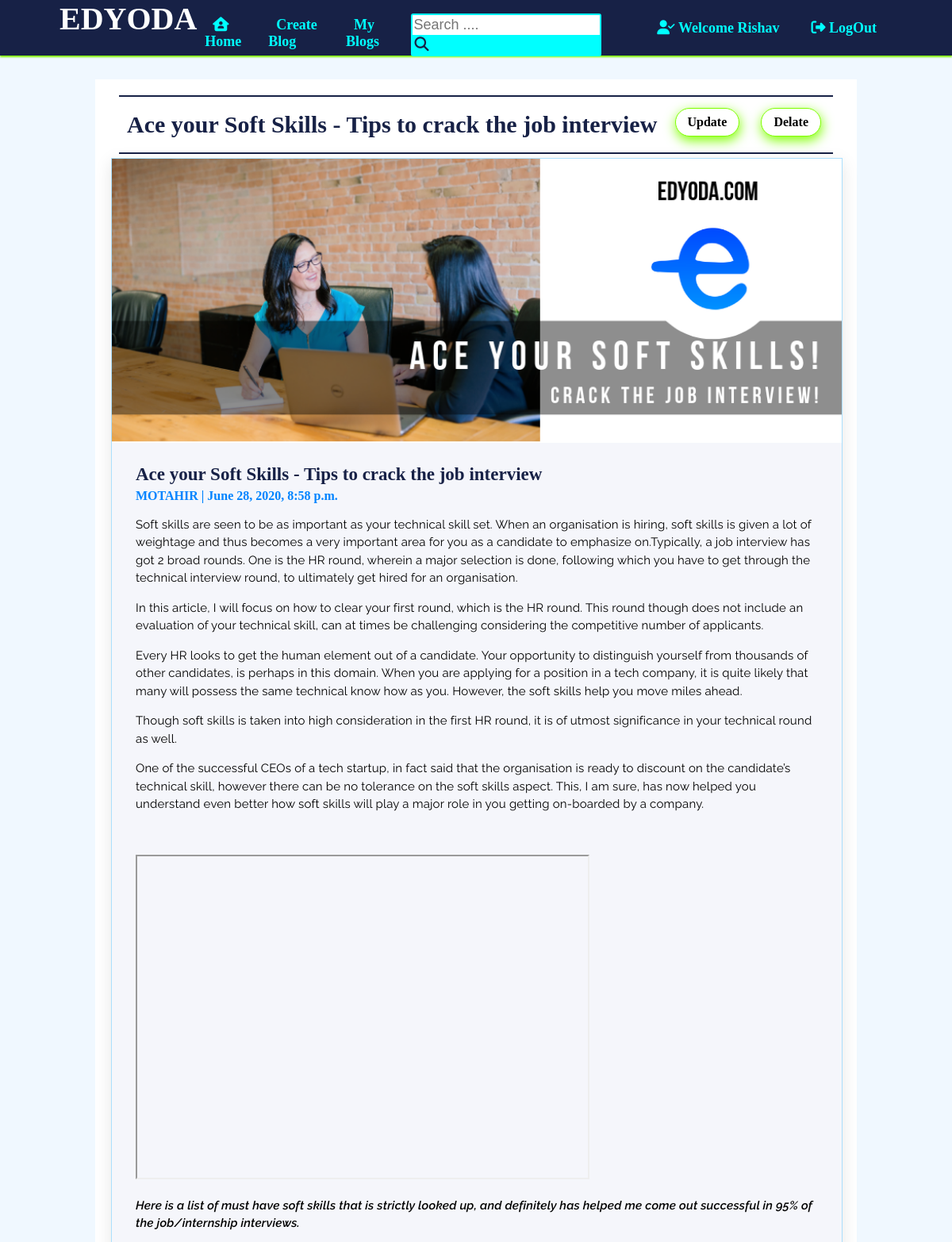
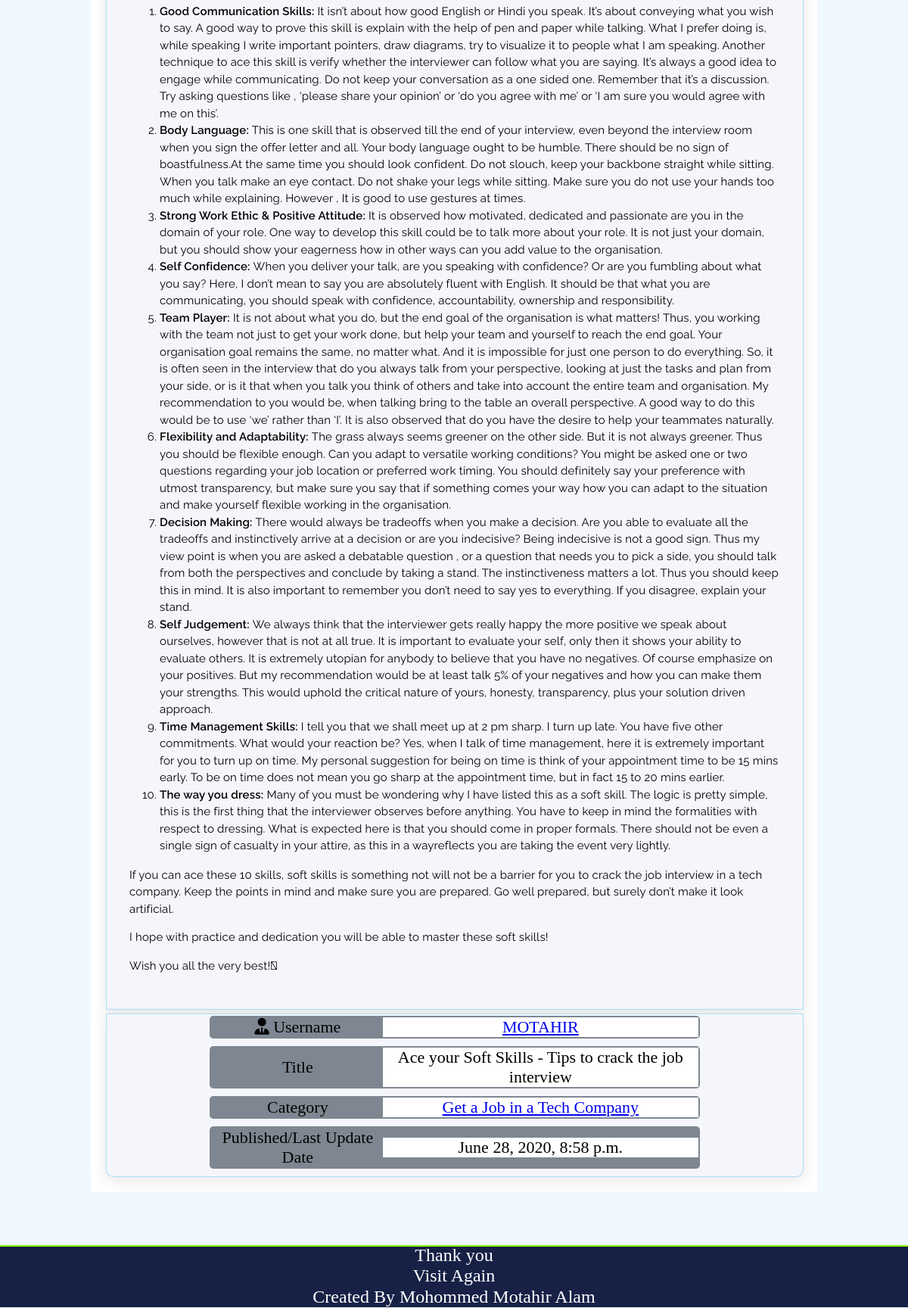
/Blog/ace-your-soft-skills-tips-to-crack-the-job-interview (signed in), run on the app's committed database (2 pictures, top to bottom).
### account/models.py (models this page shows)
class User(AbstractUser):
    CATEGORY_CHOICES=[('A','Author'),('R','Reader')]
    email=models.EmailField(unique=True)
    contact=models.CharField(max_length=10)
    image=models.ImageField(upload_to='account/',blank=True)
    bio=models.TextField(blank=True)
    category=models.CharField(choices=CATEGORY_CHOICES,default="R",max_length=1)
    REQUIRED_FIELDS=('email','category','first_name','last_name',)
    def __str__(self):
        return self.username

### blog/models.py (models this page shows, shortened)
class Post(models.Model):
    statuses=[('D','Draft'),('P','Published')]
    title=models.CharField(max_length=250)
    content=models.TextField()
    status=models.CharField(choices=statuses,default="D", max_length=1)
    category=models.ForeignKey(Category,on_delete=models.CASCADE)
    image_url=models.CharField(max_length=1000,blank=True)
    author=models.ForeignKey(get_user_model(), on_delete=models.CASCADE)
    image=models.ImageField(upload_to='blog/',blank=True)
    date=models.DateTimeField(auto_now_add=True)
    slug=models.SlugField(unique = True, blank=True)

class Category(models.Model):
    name=models.CharField(max_length=50)
    description=models.TextField()
    slug=models.SlugField(blank=True)
    def __str__(self):
        return self.name

### blog/views.py (the view)
# urls.py: path("Blog/<slug:slug>",PostDetailView.as_view(),name='Blog Details'),
class PostDetailView(LoginRequiredMixin,generic.DetailView):
    model = Post
    template_name = "blog/Blog Details.html"
    login_url=reverse_lazy('login')

### blog/templates/blog/Blog Details.html
{% extends 'blog/Base.html' %}
{% load static %}
{%block extra_head%}
        <link rel="stylesheet" href="{% static 'blog/css/Blog Details.css'%}"
{%endblock%}
{%block content%}
    <h2>{{post.title}}
        <a class="link" href="{%url 'Update Blog' post.slug%}"><button>Update</button></a>
        <a class="link" href="{%url 'Delete Blog' post.slug%}"><button>Delate</button></a>
    </h2>
    <div class="blogwraper">
        {% if post.image%}
            <div class="image"><img src="{{post.image.url}}" alt="Getting started with Artificial Intelligence" width="100%" height="100%"></div>
        {% else %}
            <div class="image"><img src="{{post.image_url}}" alt="Getting started with Artificial Intelligence" width="100%" height="100%"></div>
        {% endif %}
        <div class="details">
            <p class="heading">{{post.title}}</p>
            <p class="author">{{post.author}}<span> | {{post.date}}</span></p>
            <p>{{post.content|safe}}</p>
        </div>
    </div>
    <div class="blogbottom">
        <div class="field">
            <div class='iconfield'>
                <i class="fas fa-user-tie"></i>
                <span>Username</span>
            </div>
            <div class='userfield'><a class="link_text" href="{%url 'My Blog' post.author%}">{{post.author}}</a></div>
        </div>
        <div class="field">
            <div class='iconfield'>
                <span>Title</span>
            </div>
            <div class='userfield'>{{post.title}}</div>
        </div>
        <div class="field">
            <div class='iconfield'>
                <span>Category</span>
            </div>
            <div class='userfield'><a class="link_text" href="{%url 'Category Page' post.category.slug%}">{{post.category}}</a></div>
        </div>
        <div class="field">
            <div class='iconfield'>
                <span>Published/Last Update Date</span>
            </div>
            <div class='userfield'>{{post.date}}</div>
        </div>
    </div>
{% endblock %}

### blog/templates/blog/Base.html (shortened to what this page needs)
{%load static%}
<!DOCTYPE html>
<html>
    <head>
        <link rel="stylesheet" href="{% static "blog/css/Base.css"%}">
        {% block extra_head %}
        {% endblock %}
    </head>
    <body>
        <header>
            <div id="nav1">
                <span id="Edyoda">EDYODA</span>
                {% if user.is_authenticated %}
                    <a class="link" href="{%url 'home' %}"><span class="nav1"><i class="fas fa-house-user"></i> Home</span></a>
                    <a class="link" href="{%url 'Create Blog' %}"><span class="nav1">Create Blog</span></a>
                    <a class="link" href="{%url 'My Blog' user.get_username%}"><span class="nav1">My Blogs</span></a>
                {% endif %}
                <form class='search_box' method='get' action="{%url 'search'%}">
                    <input class='search_bar' type='search' placeholder='Search ....' name='query' id='query'>
                    <button class='search_btn' type='submit'><i class="fas fa-search"></i></button>
                </form>
            </div>
            <nav id="nav2">
                {%if user.is_authenticated %}
                    <a class="link" href="{%url 'Details' user.id %}"><span class="nav2"><i class="fas fa-user-check"></i> Welcome {{user.get_username}}</span></a>
                    <a class="link" href="{%url 'logout' %}"><span class="nav2"><i class="fas fa-sign-out-alt"></i> LogOut</span></a>
                {% else %}
                    <a class="link" href="{%url 'home' %}"><span class="nav2"><i class="fas fa-home"> </i>Home</span></a>
                    <a class="link" href="{%url 'login' %}"><span class="nav2"><i class="fas fa-sign-in-alt"></i> LogIn</span></a>
                    <a class="link" href="{%url 'Contact Us' %}"><span class="nav2">Contact Us</span></a>
                {% endif %}
            </nav>
        </header>
        <div id="container">
            {% block content %}
            {% endblock %}
        </div>
        <footer>
            <p>Thank you<br>Visit Again<p>
            <p>Created By Mohommed Motahir Alam</p>
        </footer>
    </body>
</html>

### blog/static/blog/css/Base.css (style rules this page uses)
html { scroll-behavior: smooth; }
body { margin: 0px; padding: 0px; background-color: aliceblue; font-family: 'Times New Roman', Times, serif; }
header { box-sizing: border-box; background-color: #172146; box-shadow: 0px 2px 2px #7fff00; width: 100%; height: 70px; position: fixed; top:0px; display: flex; justify-content: space-between; align-items: center; padding: 15px 75px; }
#nav1 { width: 65%; text-align: left; display: flex; justify-content: start; align-items: baseline; }
#nav2 { width: 35%; text-align: right; display: flex; justify-content: flex-end; align-items: baseline; }
#Edyoda { color:white; font-weight: bolder; font-size: 40px; margin: 0px; margin-right: 10px; }
.nav1 { color: aqua; font-weight: bolder; font-size: 18px; margin:0px 10px; }
.nav2 { color: aqua; font-weight: bolder; font-size: 18px; margin:0px 20px; }
footer { box-sizing: border-box; box-shadow: inset 0px 2px 0px #7fff00; background-color: #172146; width: 100%; height: 100%; color: white; font-size: 24px; text-align: center; }
footer p { margin: 1px; }
#container { width: 80%; margin: 70px auto; margin-top: 100px; background-color:white; box-sizing: border-box; }
h2 { font-weight: bolder; color: rgb(116, 112, 112); margin: 0px 10px; padding: 10px; font-size: 30px; border-bottom: 2px solid gray; border-top: 2px solid gray; }
button { width: auto; margin-bottom: 10px; margin-right: 5px; border-radius: 20px; cursor: pointer; color:black; font-weight: 600; font-family: 'Times New Roman'; background-color:white; box-shadow: 1px 5px 15px 0#7fff00; border: 1px solid #7fff00; font-size: 16px; padding: 8px 15px; }
.image { width: 100%; height: 50%; }
.details { padding:10px; padding-top: 0px; height: 50%; }
.heading { color: #172146; font-size: 23px; font-weight: 900; margin-bottom: 5px; }
.author { color: #0084ff; font-weight: 700; margin: 0px; padding: 0px; }
.link { text-decoration: none; color: unset; }
.search_bar { border: none; font-size: 18px; padding: 2px; }
.search_btn { box-shadow: none; border-radius: 0px; cursor: pointer; border:none; font-size: 18px; color:#172146; background-color:aqua; padding: 2px; margin: 0px; margin-left: 1px; }
.search_box { background-color: aqua; padding: 2px; border-radius: 3px; }

### blog/static/blog/css/Blog Details.css (style rules this page uses)
.blogwraper { width: 100%; height: 100%; background-color: #f5f6fb; margin-top: 5px; box-shadow: 0 5px 20px 0 rgba(0,0,0,.1); border: 1px solid rgba(0,168,255,.3); }
.blogbottom { width: 100%; height: 100%; background-color: #f5f6fb; margin-top: 5px; box-shadow: 0 5px 20px 0 rgba(0,0,0,.1); border: 1px solid rgba(0,168,255,.3); border-bottom-left-radius: 10px; border-bottom-right-radius: 10px; text-align: center; }
#container { width: 80%; margin: 70px auto; margin-top: 100px; padding: 20px; background-color:white; box-sizing: border-box; }
.image { width: 100%; height: 40%; }
.details { padding:30px; padding-top: 0px; height: 50%; }
h2 { font-weight: bolder; color:#172146; margin: 0px 10px; padding: 10px; font-size: 30px; border-bottom: 2px solid #172146; border-top: 2px solid #172146; display: flex; justify-content: space-between; align-items: center; }
.field { width: 70%; margin: 2px auto; background-color: rgb(126, 135, 145); padding: 2px; display: flex; border-radius: 5px; align-items: center; margin-bottom: 10px; }
.iconfield { width: 35%; margin-left: 2px; font-size: 22px; }
.userfield { width: 65%; background-color: white; text-align: center; font-size: 22px; }

### data on the page
User: get_username "Rishav"
Post: title "Ace your Soft Skills - Tips to crack the job interview", image (picture), author "MOTAHIR", date "June 28, 2020, 8:58 p.m.", content "Soft skills are seen to be as important as your technical skill set. When an organisation is hiring, soft skills is given a lot of weightage and thus becomes a very important area for you as a candidate to emphasize on.Typically, a job interview has got 2 broad rounds. One is the HR round, wherein a major selection is done, following which you have to get through the technical interview round, to ultimately get hired for an organisation. In this article, I will focus on how to clear your first round, which is the HR round. This round though does not include an evaluation of your technical skill, can at times be challenging considering the competitive number of applicants. Every HR looks to…", category "Get a Job in a Tech Company"
